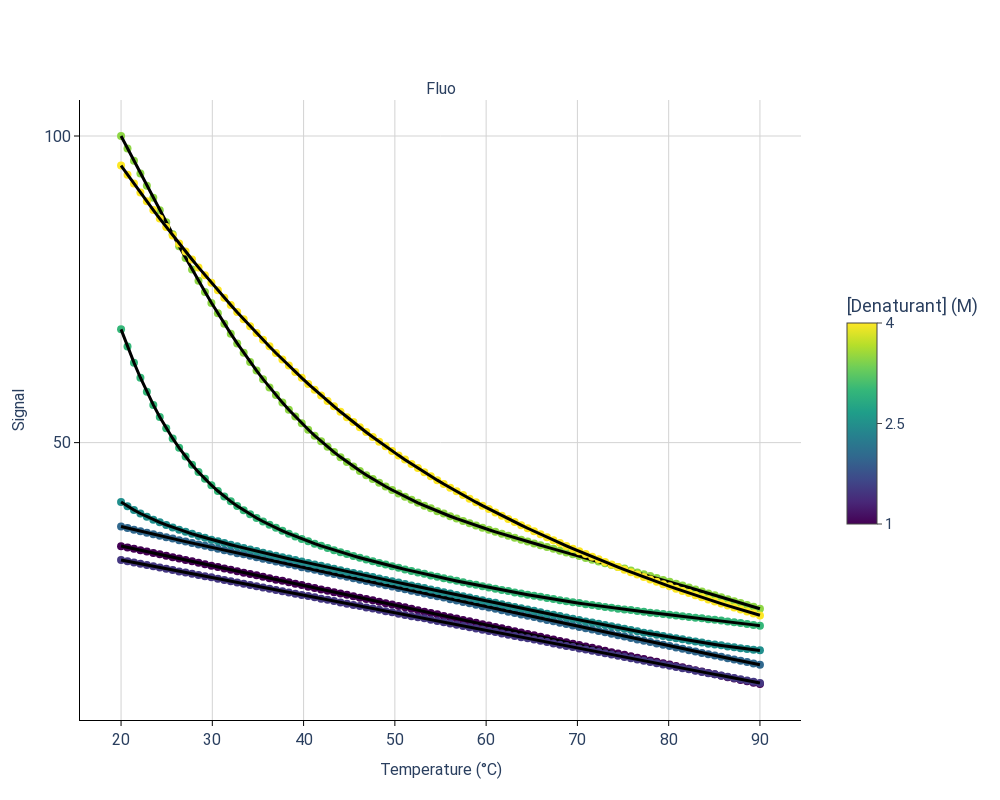

The notebook cell this image was saved under:
### Code cell
pychem_sim = aux_create_pychem_sim(def_params)

pychem_sim.estimate_derivative()
pychem_sim.guess_Tm()
pychem_sim.estimate_baseline_parameters(
    native_baseline_type='linear',
    unfolded_baseline_type='exponential'
)
pychem_sim.fit_thermal_unfolding_local()
pychem_sim.n_residues = 100 # only for cp initial guess
pychem_sim.guess_Cp()
pychem_sim.fit_thermal_unfolding_global(
    tm_limits=[90,150],
    dh_limits=[50,200]
)
pychem_sim.fit_thermal_unfolding_global_global()
pychem_sim.fit_thermal_unfolding_global_global_global(model_scale_factor=True)
fig = pychem.plot_unfolding(pychem_sim)
fig.show()
print(pychem_sim.params_df)
